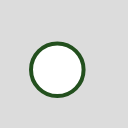
Frame 1 (no input)
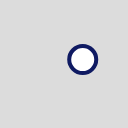
Frame 60 (no input)
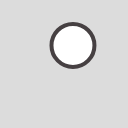
Frame 120 (the mouse pressed at the canvas centre since frame 60)

The p5.js sketch that drew these frames (run headless with seeded random() and noise() and a simulated clock; from frame 60 on, the mouse is pressed at the canvas centre):

// p5.js sketch
// ── sketch.js
function setup() {
	createCanvas(128, 128);
}

function draw() {
	background(220);

	strokeWeight(4);
	let r = random(24, 64);
	let x = random(r, width - r);
	let y = random(r, height - r);
	stroke(random(100), random(100), random(100));
	circle(x, y, r);
}
